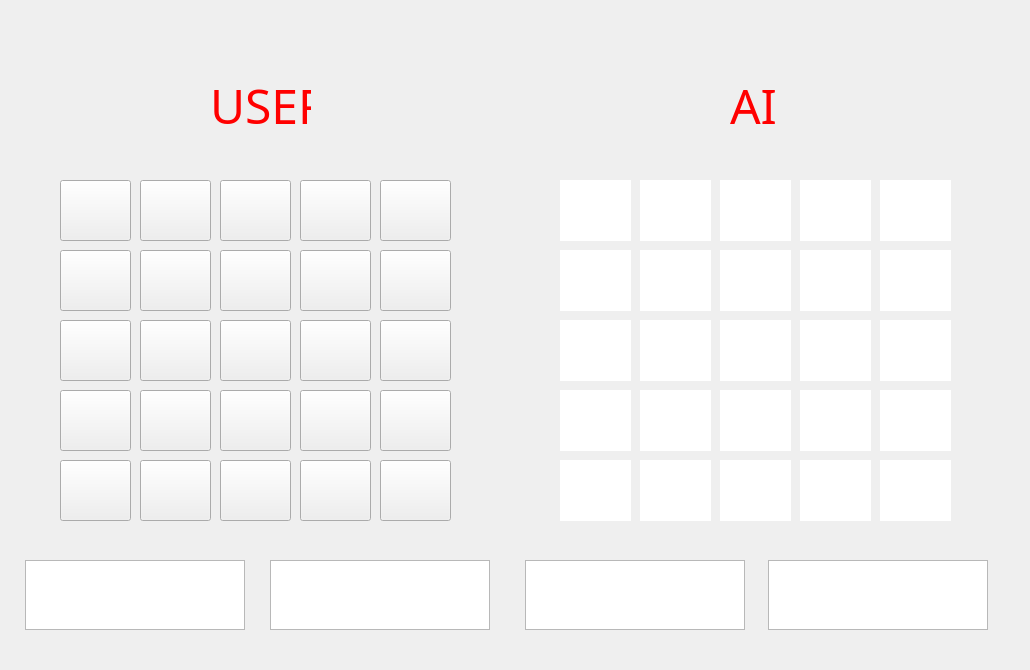
    <widget class="QWidget" name="page_2">
     <widget class="QLabel" name="label_2">
      <property name="geometry">
       <rect>
        <x>0</x>
        <y>0</y>
        <width>1001</width>
        <height>661</height>
       </rect>
      </property>
      <property name="text">
       <string/>
      </property>
      <property name="pixmap">
       <pixmap>게임배경.png</pixmap>
      </property>
      <property name="scaledContents">
       <bool>true</bool>
      </property>
     </widget>
     <widget class="QLabel" name="label_4">
      <property name="geometry">
       <rect>
        <x>-10</x>
        <y>50</y>
        <width>531</width>
        <height>541</height>
       </rect>
      </property>
      <property name="text">
       <string/>
      </property>
      <property name="pixmap">
       <pixmap>게임틀2 - 복사본.PNG</pixmap>
      </property>
      <property name="scaledContents">
       <bool>true</bool>
      </property>
      <property name="wordWrap">
       <bool>false</bool>
      </property>
      <property name="openExternalLinks">
       <bool>false</bool>
      </property>
     </widget>
     <widget class="QLabel" name="label_3">
      <property name="geometry">
       <rect>
        <x>270</x>
        <y>-70</y>
        <width>441</width>
        <height>271</height>
       </rect>
      </property>
      <property name="text">
       <string/>
      </property>
      <property name="pixmap">
       <pixmap>글씨.PNG</pixmap>
      </property>
      <property name="scaledContents">
       <bool>true</bool>
      </property>
     </widget>
     <widget class="QPushButton" name="user_1">
      <property name="geometry">
       <rect>
        <x>60</x>
        <y>180</y>
        <width>71</width>
        <height>61</height>
       </rect>
      </property>
      <property name="text">
       <string/>
      </property>
     </widget>
     <widget class="QPushButton" name="user_2">
      <property name="geometry">
       <rect>
        <x>140</x>
        <y>180</y>
        <width>71</width>
        <height>61</height>
       </rect>
      </property>
      <property name="text">
       <string/>
      </property>
     </widget>
     <widget class="QPushButton" name="user_3">
      <property name="geometry">
       <rect>
        <x>220</x>
        <y>180</y>
        <width>71</width>
        <height>61</height>
       </rect>
      </property>
      <property name="text">
       <string/>
      </property>
     </widget>
     <widget class="QPushButton" name="user_4">
      <property name="geometry">
       <rect>
        <x>300</x>
        <y>180</y>
        <width>71</width>
        <height>61</height>
       </rect>
      </property>
      <property name="text">
       <string/>
      </property>
     </widget>
     <widget class="QPushButton" name="user_5">
      <property name="geometry">
       <rect>
        <x>380</x>
        <y>180</y>
        <width>71</width>
        <height>61</height>
       </rect>
      </property>
      <property name="text">
       <string/>
      </property>
     </widget>
     <widget class="QPushButton" name="user_6">
      <property name="geometry">
       <rect>
        <x>60</x>
        <y>250</y>
        <width>71</width>
        <height>61</height>
       </rect>
      </property>
      <property name="text">
       <string/>
      </property>
     </widget>
     <widget class="QPushButton" name="user_10">
      <property name="geometry">
       <rect>
        <x>380</x>
        <y>250</y>
        <width>71</width>
        <height>61</height>
       </rect>
      </property>
      <property name="text">
       <string/>
      </property>
     </widget>
     <widget class="QPushButton" name="user_7">
      <property name="geometry">
       <rect>
        <x>140</x>
        <y>250</y>
        <width>71</width>
        <height>61</height>
       </rect>
      </property>
      <property name="text">
       <string/>
      </property>
     </widget>
     <widget class="QPushButton" name="user_9">
      <property name="geometry">
       <rect>
        <x>300</x>
        <y>250</y>
        <width>71</width>
        <height>61</height>
       </rect>
      </property>
      <property name="text">
       <string/>
      </property>
     </widget>
     <widget class="QPushButton" name="user_8">
      <property name="geometry">
       <rect>
        <x>220</x>
        <y>250</y>
        <width>71</width>
        <height>61</height>
       </rect>
      </property>
      <property name="text">
       <string/>
      </property>
     </widget>
     <widget class="QPushButton" name="user_11">
      <property name="geometry">
       <rect>
        <x>60</x>
        <y>320</y>
        <width>71</width>
        <height>61</height>
       </rect>
      </property>
      <property name="text">
       <string/>
      </property>
     </widget>
     <widget class="QPushButton" name="user_15">
      <property name="geometry">
       <rect>
        <x>380</x>
        <y>320</y>
        <width>71</width>
        <height>61</height>
       </rect>
      </property>
      <property name="text">
       <string/>
      </property>
     </widget>
     <widget class="QPushButton" name="user_12">
      <property name="geometry">
       <rect>
        <x>140</x>
        <y>320</y>
        <width>71</width>
        <height>61</height>
       </rect>
      </property>
      <property name="text">
       <string/>
      </property>
     </widget>
     <widget class="QPushButton" name="user_14">
      <property name="geometry">
       <rect>
        <x>300</x>
        <y>320</y>
        <width>71</width>
        <height>61</height>
       </rect>
      </property>
      <property name="text">
       <string/>
      </property>
     </widget>
     <widget class="QPushButton" name="user_17">
      <property name="geometry">
       <rect>
        <x>140</x>
        <y>390</y>
        <width>71</width>
        <height>61</height>
       </rect>
      </property>
      <property name="text">
       <string/>
      </property>
     </widget>
     <widget class="QPushButton" name="user_18">
      <property name="geometry">
       <rect>
        <x>220</x>
        <y>390</y>
        <width>71</width>
        <height>61</height>
       </rect>
      </property>
      <property name="text">
       <string/>
      </property>
     </widget>
     <widget class="QPushButton" name="user_19">
      <property name="geometry">
       <rect>
        <x>300</x>
        <y>390</y>
        <width>71</width>
        <height>61</height>
       </rect>
      </property>
      <property name="text">
       <string/>
      </property>
     </widget>
     <widget class="QPushButton" name="user_13">
      <property name="geometry">
       <rect>
        <x>220</x>
        <y>320</y>
        <width>71</width>
        <height>61</height>
       </rect>
      </property>
      <property name="text">
       <string/>
      </property>
     </widget>
     <widget class="QPushButton" name="user_20">
      <property name="geometry">
       <rect>
        <x>380</x>
        <y>390</y>
        <width>71</width>
        <height>61</height>
       </rect>
      </property>
      <property name="text">
       <string/>
      </property>
     </widget>
     <widget class="QPushButton" name="user_16">
      <property name="geometry">
       <rect>
        <x>60</x>
        <y>390</y>
        <width>71</width>
        <height>61</height>
       </rect>
      </property>
      <property name="text">
       <string/>
      </property>
     </widget>
     <widget class="QPushButton" name="user_25">
      <property name="geometry">
       <rect>
        <x>380</x>
        <y>460</y>
        <width>71</width>
        <height>61</height>
       </rect>
      </property>
      <property name="text">
       <string/>
      </property>
     </widget>
     <widget class="QPushButton" name="user_21">
      <property name="geometry">
       <rect>
        <x>60</x>
        <y>460</y>
        <width>71</width>
        <height>61</height>
       </rect>
      </property>
      <property name="text">
       <string/>
      </property>
     </widget>
     <widget class="QPushButton" name="user_23">
      <property name="geometry">
       <rect>
        <x>220</x>
        <y>460</y>
        <width>71</width>
        <height>61</height>
       </rect>
      </property>
      <property name="text">
       <string/>
      </property>
     </widget>
     <widget class="QPushButton" name="user_24">
      <property name="geometry">
       <rect>
        <x>300</x>
        <y>460</y>
        <width>71</width>
        <height>61</height>
       </rect>
      </property>
      <property name="text">
       <string/>
      </property>
     </widget>
     <widget class="QPushButton" name="user_22">
      <property name="geometry">
       <rect>
        <x>140</x>
        <y>460</y>
        <width>71</width>
        <height>61</height>
       </rect>
      </property>
      <property name="text">
       <string/>
      </property>
     </widget>
     <widget class="QLabel" name="ai_1">
      <property name="geometry">
       <rect>
        <x>560</x>
        <y>180</y>
        <width>71</width>
        <height>61</height>
       </rect>
      </property>
      <property name="styleSheet">
       <string notr="true">background-color: rgb(255, 255, 255);</string>
      </property>
      <property name="text">
       <string/>
      </property>
      <property name="alignment">
       <set>Qt::AlignCenter</set>
      </property>
     </widget>
     <widget class="QLabel" name="ai_2">
      <property name="geometry">
       <rect>
        <x>640</x>
        <y>180</y>
        <width>71</width>
        <height>61</height>
       </rect>
      </property>
      <property name="styleSheet">
       <string notr="true">background-color: rgb(255, 255, 255);</string>
      </property>
      <property name="text">
       <string/>
      </property>
      <property name="alignment">
       <set>Qt::AlignCenter</set>
      </property>
     </widget>
     <widget class="QLabel" name="ai_3">
      <property name="geometry">
       <rect>
        <x>720</x>
        <y>180</y>
        <width>71</width>
        <height>61</height>
       </rect>
      </property>
      <property name="styleSheet">
       <string notr="true">background-color: rgb(255, 255, 255);</string>
      </property>
      <property name="text">
       <string/>
      </property>
      <property name="alignment">
       <set>Qt::AlignCenter</set>
      </property>
     </widget>
     <widget class="QLabel" name="ai_4">
      <property name="geometry">
       <rect>
        <x>800</x>
        <y>180</y>
        <width>71</width>
        <height>61</height>
       </rect>
      </property>
      <property name="styleSheet">
       <string notr="true">background-color: rgb(255, 255, 255);</string>
      </property>
      <property name="text">
       <string/>
      </property>
      <property name="alignment">
       <set>Qt::AlignCenter</set>
      </property>
     </widget>
     <widget class="QLabel" name="ai_5">
      <property name="geometry">
       <rect>
        <x>880</x>
        <y>180</y>
        <width>71</width>
        <height>61</height>
       </rect>
      </property>
      <property name="styleSheet">
       <string notr="true">background-color: rgb(255, 255, 255);</string>
      </property>
      <property name="text">
       <string/>
      </property>
      <property name="alignment">
       <set>Qt::AlignCenter</set>
      </property>
     </widget>
     <widget class="QLabel" name="ai_6">
      <property name="geometry">
       <rect>
        <x>560</x>
        <y>250</y>
        <width>71</width>
        <height>61</height>
       </rect>
      </property>
      <property name="layoutDirection">
       <enum>Qt::LeftToRight</enum>
      </property>
      <property name="styleSheet">
       <string notr="true">background-color: rgb(255, 255, 255);</string>
      </property>
      <property name="text">
       <string/>
      </property>
      <property name="alignment">
       <set>Qt::AlignCenter</set>
      </property>
     </widget>
     <widget class="QLabel" name="ai_10">
      <property name="geometry">
       <rect>
        <x>880</x>
        <y>250</y>
        <width>71</width>
        <height>61</height>
       </rect>
      </property>
      <property name="styleSheet">
       <string notr="true">background-color: rgb(255, 255, 255);</string>
      </property>
      <property name="text">
       <string/>
      </property>
      <property name="alignment">
       <set>Qt::AlignCenter</set>
      </property>
     </widget>
     <widget class="QLabel" name="ai_8">
      <property name="geometry">
       <rect>
        <x>720</x>
        <y>250</y>
        <width>71</width>
        <height>61</height>
       </rect>
      </property>
      <property name="styleSheet">
       <string notr="true">background-color: rgb(255, 255, 255);</string>
      </property>
      <property name="text">
       <string/>
      </property>
      <property name="alignment">
       <set>Qt::AlignCenter</set>
      </property>
     </widget>
     <widget class="QLabel" name="ai_9">
      <property name="geometry">
       <rect>
        <x>800</x>
        <y>250</y>
        <width>71</width>
        <height>61</height>
       </rect>
      </property>
      <property name="styleSheet">
       <string notr="true">background-color: rgb(255, 255, 255);</string>
      </property>
      <property name="text">
       <string/>
      </property>
      <property name="alignment">
       <set>Qt::AlignCenter</set>
      </property>
     </widget>
     <widget class="QLabel" name="ai_7">
      <property name="geometry">
       <rect>
        <x>640</x>
        <y>250</y>
        <width>71</width>
        <height>61</height>
       </rect>
      </property>
      <property name="styleSheet">
       <string notr="true">background-color: rgb(255, 255, 255);</string>
      </property>
      <property name="text">
       <string/>
      </property>
      <property name="alignment">
       <set>Qt::AlignCenter</set>
      </property>
     </widget>
     <widget class="QLabel" name="ai_20">
      <property name="geometry">
       <rect>
        <x>880</x>
        <y>390</y>
        <width>71</width>
        <height>61</height>
       </rect>
      </property>
      <property name="styleSheet">
       <string notr="true">background-color: rgb(255, 255, 255);</string>
      </property>
      <property name="text">
       <string/>
      </property>
      <property name="alignment">
       <set>Qt::AlignCenter</set>
      </property>
     </widget>
     <widget class="QLabel" name="ai_16">
      <property name="geometry">
       <rect>
        <x>560</x>
        <y>390</y>
        <width>71</width>
        <height>61</height>
       </rect>
      </property>
      <property name="styleSheet">
       <string notr="true">background-color: rgb(255, 255, 255);</string>
      </property>
      <property name="text">
       <string/>
      </property>
      <property name="alignment">
       <set>Qt::AlignCenter</set>
      </property>
     </widget>
     <widget class="QLabel" name="ai_17">
      <property name="geometry">
       <rect>
        <x>640</x>
        <y>390</y>
        <width>71</width>
        <height>61</height>
       </rect>
      </property>
      <property name="styleSheet">
       <string notr="true">background-color: rgb(255, 255, 255);</string>
      </property>
      <property name="text">
       <string/>
      </property>
      <property name="alignment">
       <set>Qt::AlignCenter</set>
      </property>
     </widget>
     <widget class="QLabel" name="ai_15">
      <property name="geometry">
       <rect>
        <x>880</x>
        <y>320</y>
        <width>71</width>
        <height>61</height>
       </rect>
      </property>
      <property name="styleSheet">
       <string notr="true">background-color: rgb(255, 255, 255);</string>
      </property>
      <property name="text">
       <string/>
      </property>
      <property name="alignment">
       <set>Qt::AlignCenter</set>
      </property>
     </widget>
     <widget class="QLabel" name="ai_13">
      <property name="geometry">
       <rect>
        <x>720</x>
        <y>320</y>
        <width>71</width>
        <height>61</height>
       </rect>
      </property>
      <property name="styleSheet">
       <string notr="true">background-color: rgb(255, 255, 255);</string>
      </property>
      <property name="text">
       <string/>
      </property>
      <property name="alignment">
       <set>Qt::AlignCenter</set>
      </property>
     </widget>
     <widget class="QLabel" name="ai_19">
      <property name="geometry">
       <rect>
        <x>800</x>
        <y>390</y>
        <width>71</width>
        <height>61</height>
       </rect>
      </property>
      <property name="styleSheet">
       <string notr="true">background-color: rgb(255, 255, 255);</string>
      </property>
      <property name="text">
       <string/>
      </property>
      <property name="alignment">
       <set>Qt::AlignCenter</set>
      </property>
     </widget>
     <widget class="QLabel" name="ai_12">
      <property name="geometry">
       <rect>
        <x>640</x>
        <y>320</y>
        <width>71</width>
        <height>61</height>
       </rect>
      </property>
      <property name="styleSheet">
       <string notr="true">background-color: rgb(255, 255, 255);</string>
      </property>
      <property name="text">
       <string/>
      </property>
      <property name="alignment">
       <set>Qt::AlignCenter</set>
      </property>
     </widget>
     <widget class="QLabel" name="ai_14">
      <property name="geometry">
       <rect>
        <x>800</x>
        <y>320</y>
        <width>71</width>
        <height>61</height>
       </rect>
      </property>
      <property name="styleSheet">
       <string notr="true">background-color: rgb(255, 255, 255);</string>
      </property>
      <property name="text">
       <string/>
      </property>
      <property name="alignment">
       <set>Qt::AlignCenter</set>
      </property>
     </widget>
     <widget class="QLabel" name="ai_11">
      <property name="geometry">
       <rect>
        <x>560</x>
        <y>320</y>
        <width>71</width>
        <height>61</height>
       </rect>
      </property>
      <property name="styleSheet">
       <string notr="true">background-color: rgb(255, 255, 255);</string>
      </property>
      <property name="text">
       <string/>
      </property>
      <property name="alignment">
       <set>Qt::AlignCenter</set>
      </property>
     </widget>
     <widget class="QLabel" name="ai_18">
      <property name="geometry">
       <rect>
        <x>720</x>
        <y>390</y>
        <width>71</width>
        <height>61</height>
       </rect>
      </property>
      <property name="styleSheet">
       <string notr="true">background-color: rgb(255, 255, 255);</string>
      </property>
      <property name="text">
       <string/>
      </property>
      <property name="alignment">
       <set>Qt::AlignCenter</set>
      </property>
     </widget>
     <widget class="QLabel" name="ai_21">
      <property name="geometry">
       <rect>
        <x>560</x>
        <y>460</y>
        <width>71</width>
        <height>61</height>
       </rect>
      </property>
      <property name="styleSheet">
       <string notr="true">background-color: rgb(255, 255, 255);</string>
      </property>
      <property name="text">
       <string/>
      </property>
      <property name="alignment">
       <set>Qt::AlignCenter</set>
      </property>
     </widget>
     <widget class="QLabel" name="ai_25">
      <property name="geometry">
       <rect>
        <x>880</x>
        <y>460</y>
        <width>71</width>
        <height>61</height>
       </rect>
      </property>
      <property name="styleSheet">
       <string notr="true">background-color: rgb(255, 255, 255);</string>
      </property>
      <property name="text">
       <string/>
      </property>
      <property name="alignment">
       <set>Qt::AlignCenter</set>
      </property>
     </widget>
     <widget class="QLabel" name="ai_24">
      <property name="geometry">
       <rect>
        <x>800</x>
        <y>460</y>
        <width>71</width>
        <height>61</height>
       </rect>
      </property>
      <property name="styleSheet">
       <string notr="true">background-color: rgb(255, 255, 255);</string>
      </property>
      <property name="text">
       <string/>
      </property>
      <property name="alignment">
       <set>Qt::AlignCenter</set>
      </property>
     </widget>
     <widget class="QLabel" name="ai_23">
      <property name="geometry">
       <rect>
        <x>720</x>
        <y>460</y>
        <width>71</width>
        <height>61</height>
       </rect>
      </property>
      <property name="styleSheet">
       <string notr="true">background-color: rgb(255, 255, 255);</string>
      </property>
      <property name="text">
       <string/>
      </property>
      <property name="alignment">
       <set>Qt::AlignCenter</set>
      </property>
     </widget>
     <widget class="QLabel" name="ai_22">
      <property name="geometry">
       <rect>
        <x>640</x>
        <y>460</y>
        <width>71</width>
        <height>61</height>
       </rect>
      </property>
      <property name="styleSheet">
       <string notr="true">background-color: rgb(255, 255, 255);</string>
      </property>
      <property name="text">
       <string/>
      </property>
      <property name="alignment">
       <set>Qt::AlignCenter</set>
      </property>
     </widget>
     <widget class="QLabel" name="label_5">
      <property name="geometry">
       <rect>
        <x>490</x>
        <y>50</y>
        <width>531</width>
        <height>541</height>
       </rect>
      </property>
      <property name="text">
       <string/>
      </property>
      <property name="pixmap">
       <pixmap>게임틀2 - 복사본.PNG</pixmap>
      </property>
      <property name="scaledContents">
       <bool>true</bool>
      </property>
      <property name="wordWrap">
       <bool>false</bool>
      </property>
      <property name="openExternalLinks">
       <bool>false</bool>
      </property>
     </widget>
     <widget class="QTextBrowser" name="score1">
      <property name="geometry">
       <rect>
        <x>25</x>
        <y>560</y>
        <width>220</width>
        <height>70</height>
       </rect>
      </property>
      <property name="font">
       <font>
        <pointsize>20</pointsize>
        <weight>75</weight>
        <bold>true</bold>
       </font>
      </property>
      <property name="layoutDirection">
       <enum>Qt::LeftToRight</enum>
      </property>
      <property name="horizontalScrollBarPolicy">
       <enum>Qt::ScrollBarAsNeeded</enum>
      </property>
      <property name="sizeAdjustPolicy">
       <enum>QAbstractScrollArea::AdjustIgnored</enum>
      </property>
      <property name="html">
       <string>&lt;!DOCTYPE HTML PUBLIC &quot;-//W3C//DTD HTML 4.0//EN&quot; &quot;http://www.w3.org/TR/REC-html40/strict.dtd&quot;&gt;
&lt;html&gt;&lt;head&gt;&lt;meta name=&quot;qrichtext&quot; content=&quot;1&quot; /&gt;&lt;style type=&quot;text/css&quot;&gt;
p, li { white-space: pre-wrap; }
&lt;/style&gt;&lt;/head&gt;&lt;body style=&quot; font-family:'Gulim'; font-size:20pt; font-weight:600; font-style:normal;&quot;&gt;
&lt;p style=&quot;-qt-paragraph-type:empty; margin-top:0px; margin-bottom:0px; margin-left:0px; margin-right:0px; -qt-block-indent:0; text-indent:0px; font-weight:400;&quot;&gt;&lt;br /&gt;&lt;/p&gt;&lt;/body&gt;&lt;/html&gt;</string>
      </property>
     </widget>
     <widget class="QTextBrowser" name="score2">
      <property name="geometry">
       <rect>
        <x>525</x>
        <y>560</y>
        <width>220</width>
        <height>70</height>
       </rect>
      </property>
      <property name="font">
       <font>
        <pointsize>20</pointsize>
        <weight>75</weight>
        <bold>true</bold>
       </font>
      </property>
     </widget>
     <widget class="QLabel" name="label_6">
      <property name="geometry">
       <rect>
        <x>210</x>
        <y>70</y>
        <width>101</width>
        <height>71</height>
       </rect>
      </property>
      <property name="font">
       <font>
        <family>궁서체</family>
        <pointsize>36</pointsize>
       </font>
      </property>
      <property name="toolTip">
       <string>&lt;html&gt;&lt;head/&gt;&lt;body&gt;&lt;p&gt;&lt;span style=&quot; color:#ff0000;&quot;&gt;USER&lt;/span&gt;&lt;/p&gt;&lt;/body&gt;&lt;/html&gt;</string>
      </property>
      <property name="styleSheet">
       <string notr="true">color: rgb(255, 0, 0);</string>
      </property>
      <property name="text">
       <string>USER</string>
      </property>
     </widget>
     <widget class="QLabel" name="label_7">
      <property name="geometry">
       <rect>
        <x>730</x>
        <y>70</y>
        <width>51</width>
        <height>71</height>
       </rect>
      </property>
      <property name="font">
       <font>
        <family>궁서체</family>
        <pointsize>36</pointsize>
       </font>
      </property>
      <property name="toolTip">
       <string>&lt;html&gt;&lt;head/&gt;&lt;body&gt;&lt;p&gt;&lt;span style=&quot; color:#ff0000;&quot;&gt;USER&lt;/span&gt;&lt;/p&gt;&lt;/body&gt;&lt;/html&gt;</string>
      </property>
      <property name="styleSheet">
       <string notr="true">color: rgb(255, 0, 0);</string>
      </property>
      <property name="text">
       <string>AI</string>
      </property>
     </widget>
     <widget class="QTextBrowser" name="score1_2">
      <property name="geometry">
       <rect>
        <x>270</x>
        <y>560</y>
        <width>220</width>
        <height>70</height>
       </rect>
      </property>
      <property name="font">
       <font>
        <pointsize>12</pointsize>
       </font>
      </property>
     </widget>
     <widget class="QTextBrowser" name="score2_2">
      <property name="geometry">
       <rect>
        <x>768</x>
        <y>560</y>
        <width>220</width>
        <height>70</height>
       </rect>
      </property>
      <property name="font">
       <font>
        <pointsize>12</pointsize>
       </font>
      </property>
     </widget>
     <zorder>label_2</zorder>
     <zorder>label_5</zorder>
     <zorder>label_4</zorder>
     <zorder>label_3</zorder>
     <zorder>user_1</zorder>
     <zorder>user_2</zorder>
     <zorder>user_3</zorder>
     <zorder>user_4</zorder>
     <zorder>user_5</zorder>
     <zorder>user_6</zorder>
     <zorder>user_10</zorder>
     <zorder>user_7</zorder>
     <zorder>user_9</zorder>
     <zorder>user_8</zorder>
     <zorder>user_11</zorder>
     <zorder>user_15</zorder>
     <zorder>user_12</zorder>
     <zorder>user_14</zorder>
     <zorder>user_17</zorder>
     <zorder>user_18</zorder>
     <zorder>user_19</zorder>
     <zorder>user_13</zorder>
     <zorder>user_20</zorder>
     <zorder>user_16</zorder>
     <zorder>user_25</zorder>
     <zorder>user_21</zorder>
     <zorder>user_23</zorder>
     <zorder>user_24</zorder>
     <zorder>user_22</zorder>
     <zorder>ai_1</zorder>
     <zorder>ai_2</zorder>
     <zorder>ai_3</zorder>
     <zorder>ai_4</zorder>
     <zorder>ai_5</zorder>
     <zorder>ai_6</zorder>
     <zorder>ai_10</zorder>
     <zorder>ai_8</zorder>
     <zorder>ai_9</zorder>
     <zorder>ai_7</zorder>
     <zorder>ai_20</zorder>
     <zorder>ai_16</zorder>
     <zorder>ai_17</zorder>
     <zorder>ai_15</zorder>
     <zorder>ai_13</zorder>
     <zorder>ai_19</zorder>
     <zorder>ai_12</zorder>
     <zorder>ai_14</zorder>
     <zorder>ai_11</zorder>
     <zorder>ai_18</zorder>
     <zorder>ai_21</zorder>
     <zorder>ai_25</zorder>
     <zorder>ai_24</zorder>
     <zorder>ai_23</zorder>
     <zorder>ai_22</zorder>
     <zorder>score1</zorder>
     <zorder>score2</zorder>
     <zorder>label_6</zorder>
     <zorder>label_7</zorder>
     <zorder>score1_2</zorder>
     <zorder>score2_2</zorder>
    </widget>
